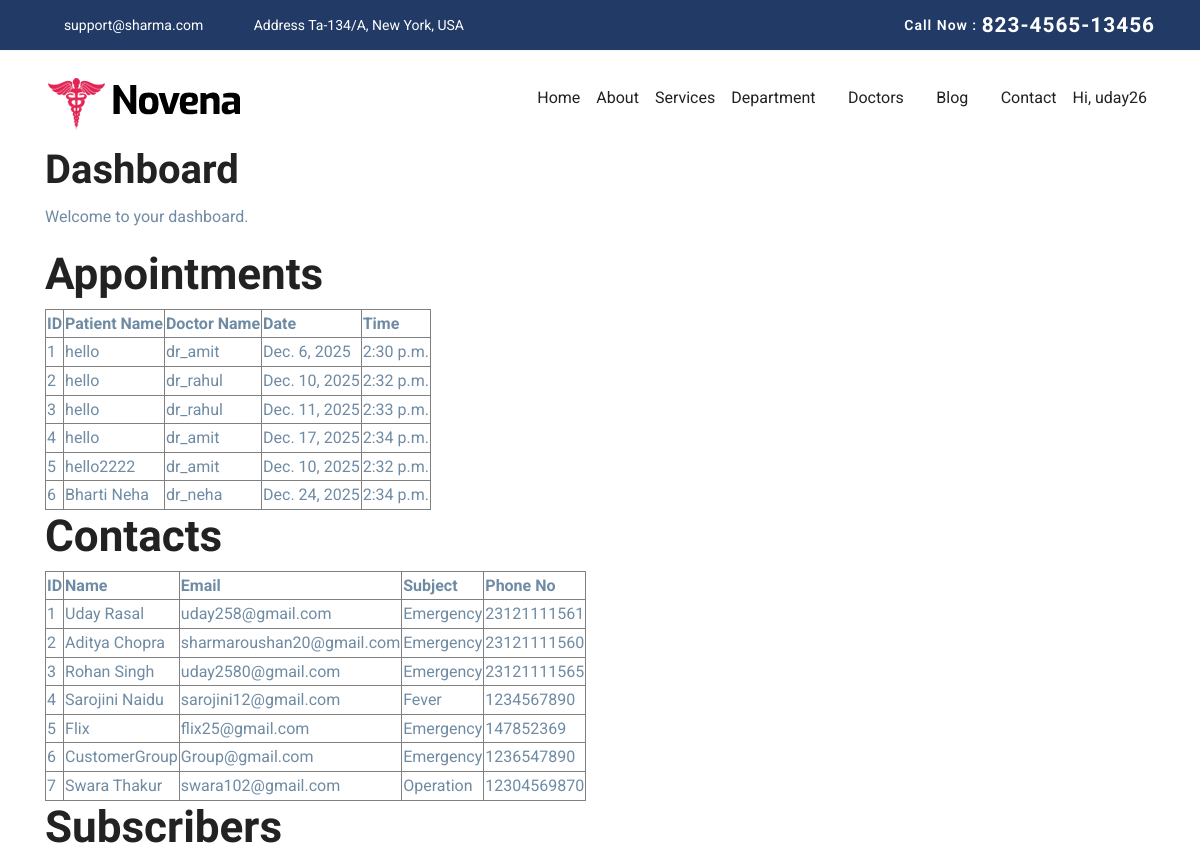
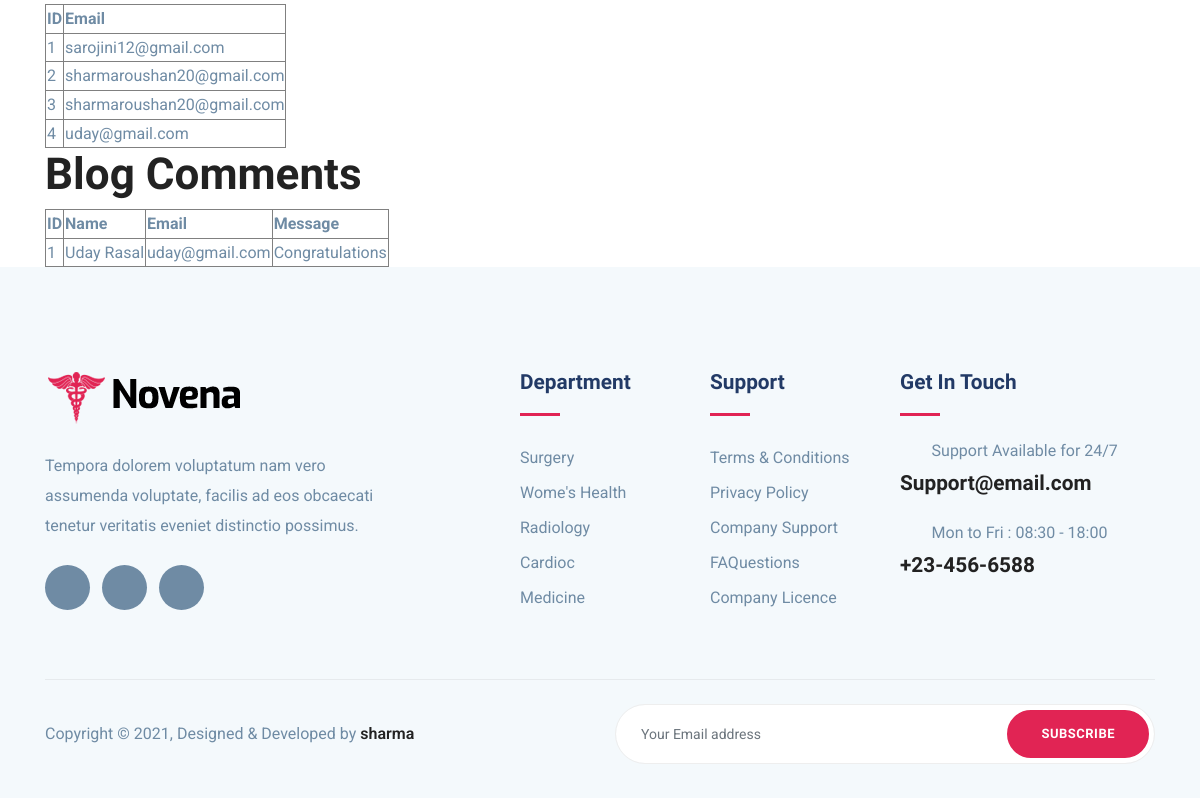
/novapp/dashboard/ (signed in), run on an earlier commit of the app's database (2 pictures, top to bottom).
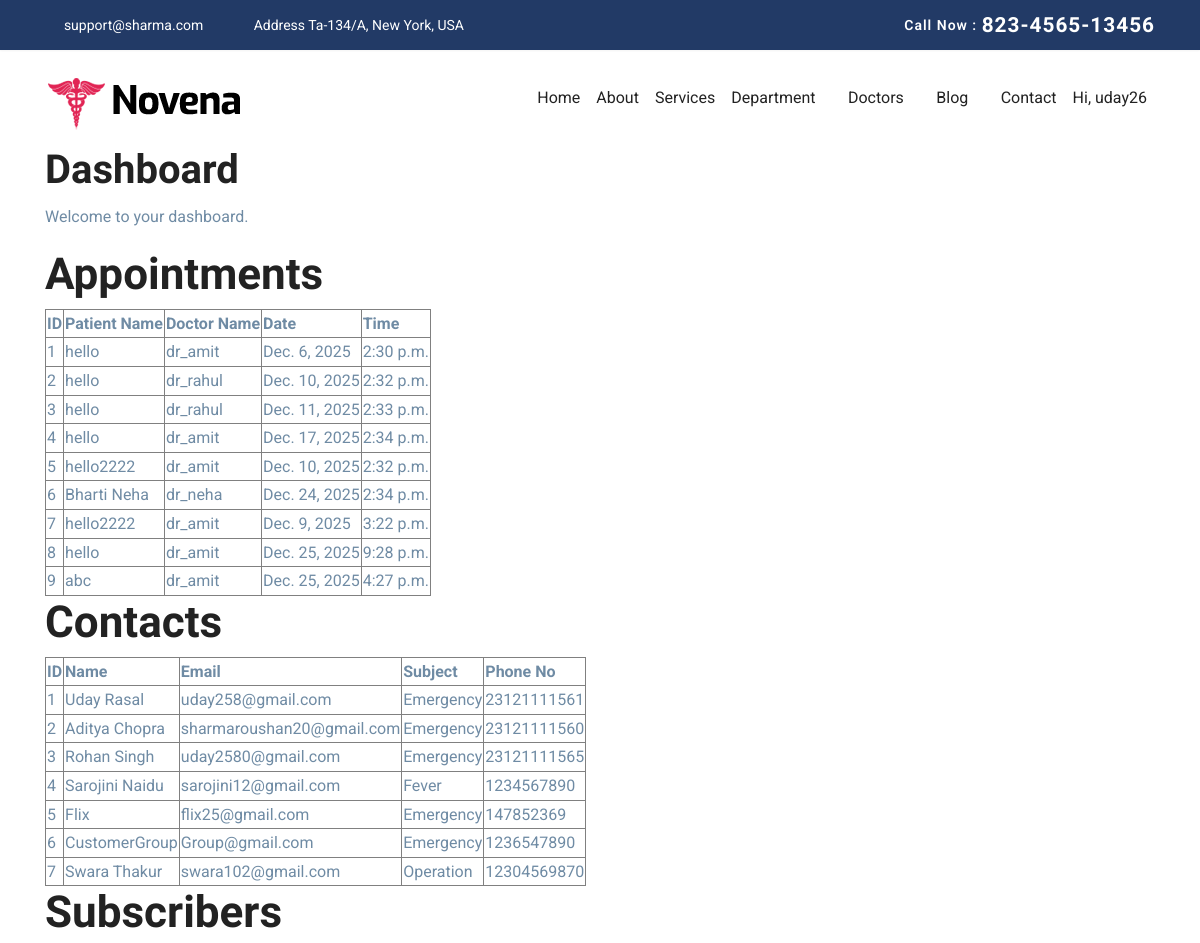
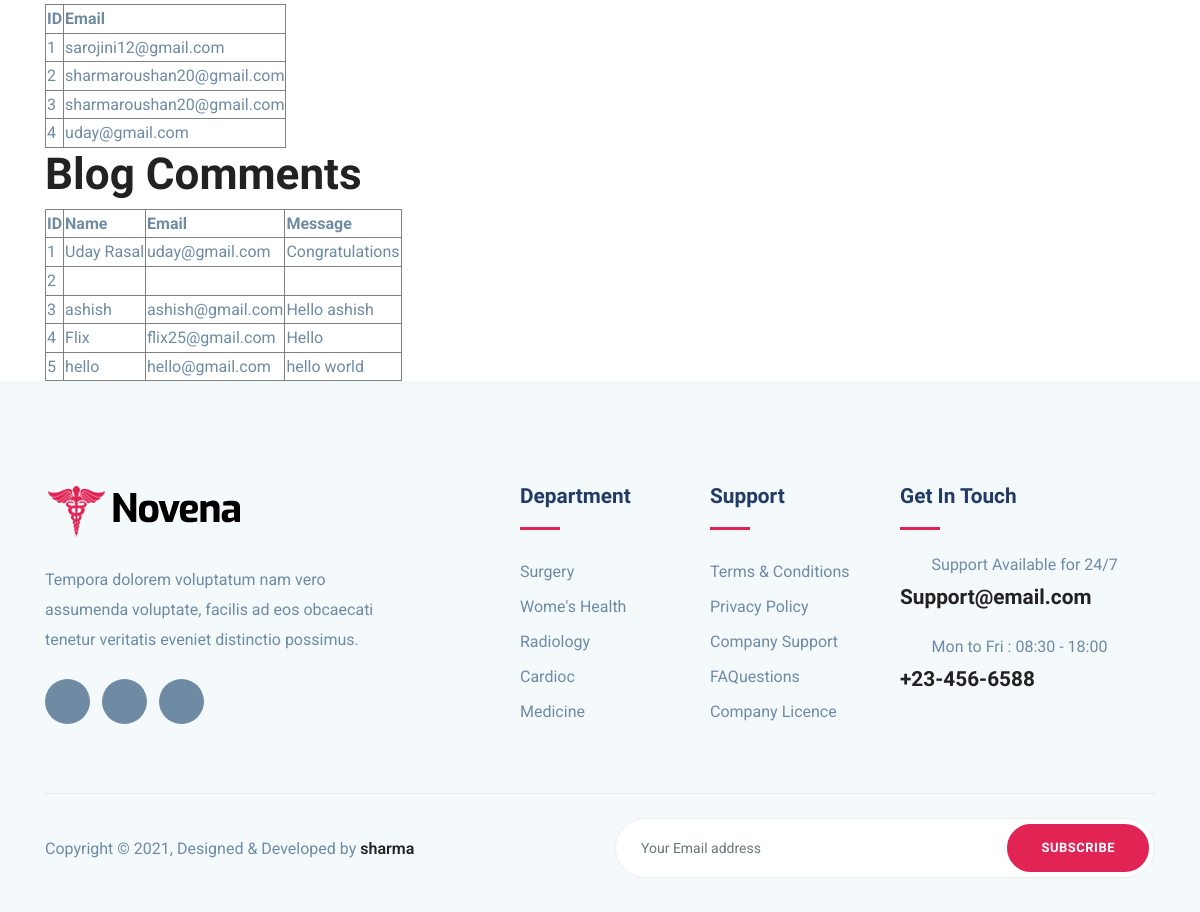
And on a later commit of the database (2 pictures, top to bottom).
### novenaApp/models.py (models this page shows, shortened)
class Appointment(models.Model):
    DEPARTMENT_CHOICES = [
        ('cardiology', 'Cardiology'),
        ('neurology', 'Neurology'),
        ('orthopedics', 'Orthopedics'),
        ('pediatrics', 'Pediatrics'),
        ('gynecology', 'Gynecology'),
    ]
    DOCTOR_CHOICES = [
        ('dr_amit', 'Dr. Amit Sharma'),
        ('dr_rahul', 'Dr. Rahul Verma'),
        ('dr_neha', 'Dr. Neha Singh'),
        ('dr_pooja', 'Dr. Pooja Gupta'),
    ]
    department = models.CharField(max_length=50,choices=DEPARTMENT_CHOICES)
    doctor = models.CharField(max_length=50,choices=DOCTOR_CHOICES)
    appointment_date = models.DateField()
    appointment_time = models.TimeField()
    full_name = models.CharField(max_length=100)
    phone_number = models.CharField(max_length=15)
    message = models.TextField(blank=True, null=True)
    created_at = models.DateTimeField(auto_now_add=True)
    is_active = models.BooleanField(default=True)

class contactModel(models.Model):
    name=models.CharField(max_length=100, blank=False, null=False)
    email = models.EmailField(max_length=254,unique=True,blank=False,null=False)
    subject = models.CharField(max_length=100,blank=False, null=False)
    phoneNo = models.CharField(max_length=12,blank=False,null=False)
    message = models.TextField(blank=False, null=False)

class SubstribeFooter(models.Model):
    email = models.EmailField(null=False, blank=False)

class singleBlogModel(models.Model):
    name = models.CharField(max_length=50,null=False, blank=False)
    email = models.EmailField(unique=True, null=False,blank=False)
    message = models.TextField(null=False, blank=False)

### novenaApp/views.py (the view)
# urls.py: path('dashboard/',dashboardView,name='dashboard'),
@login_required(login_url='/admin/login/')
def dashboardView(request):
    context = {
        'appointments': Appointment.objects.all(),
        'contacts': contactModel.objects.all(),
        'subscribers': SubstribeFooter.objects.all(),
        'blog_comments': singleBlogModel.objects.all(),
    }
    resp = render(request,'novenaApp/dashboard.html', context)
    return resp

### novenaApp/templates/novenaApp/dashboard.html (shortened to what this page needs)
{% extends 'novenaApp/base.html' %}
{% block body %}
    <div class="container">
        <h1>Dashboard</h1>
        <p>Welcome to your dashboard.</p>
        <h2>Appointments</h2>
        <table border="1">
            <tr>
                <th>ID</th>
                <th>Patient Name</th>
                <th>Doctor Name</th>
                <th>Date</th>
                <th>Time</th>
            </tr>
            {% for appointment in appointments %}
            <tr>
                <td>{{ appointment.id }}</td>
                <td>{{ appointment.full_name }}</td>
                <td>{{ appointment.doctor }}</td>
                <td>{{ appointment.appointment_date }}</td>
                <td>{{ appointment.appointment_time }}</td>
            </tr>
            {% endfor %}
        </table>
        <h2>Contacts</h2>
        <table border="1">
            <tr>
                <th>ID</th>
                <th>Name</th>
                <th>Email</th>
                <th>Subject</th>
                <th>Phone No</th>
            </tr>
            {% for contact in contacts %}
            <tr>
                <td>{{ contact.id }}</td>
                <td>{{ contact.name }}</td>
                <td>{{ contact.email }}</td>
                <td>{{ contact.subject }}</td>
                <td>{{ contact.phoneNo }}</td>
            </tr>
            {% endfor %}
        </table>
        <h2>Subscribers</h2>
        <table border="1">
            <tr>
                <th>ID</th>
                <th>Email</th>
            </tr>
            {% for subscriber in subscribers %}
            <tr>
                <td>{{ subscriber.id }}</td>
                <td>{{ subscriber.email }}</td>
            </tr>
            {% endfor %}
        </table>
        <h2>Blog Comments</h2>
        <table border="1">
            <tr>
                <th>ID</th>
                <th>Name</th>
                <th>Email</th>
                <th>Message</th>
            </tr>
            {% for comment in blog_comments %}
            <tr>
                <td>{{ comment.id }}</td>
                <td>{{ comment.name }}</td>
                <td>{{ comment.email }}</td>
                <td>{{ comment.message }}</td>
            </tr>
            {% endfor %}
        </table>
    </div>
{% endblock body %}

What changed in the data, as far as the page shows it:
added Appointment: id "7", full_name "hello2222", doctor "dr_amit", appointment_date "Dec. 9, 2025", appointment_time "3:22 p.m."
added Appointment: id "8", full_name "hello", doctor "dr_amit", appointment_date "Dec. 25, 2025", appointment_time "9:28 p.m."
added Appointment: id "9", full_name "abc", doctor "dr_amit", appointment_date "Dec. 25, 2025", appointment_time "4:27 p.m."
added singleBlogModel: id "2"
added singleBlogModel: id "3", name "ashish", email "ashish@gmail.com", message "Hello ashish"
added singleBlogModel: id "4", name "Flix", email "flix25@gmail.com", message "Hello"
added singleBlogModel: id "5", name "hello", email "hello@gmail.com", message "hello world"
